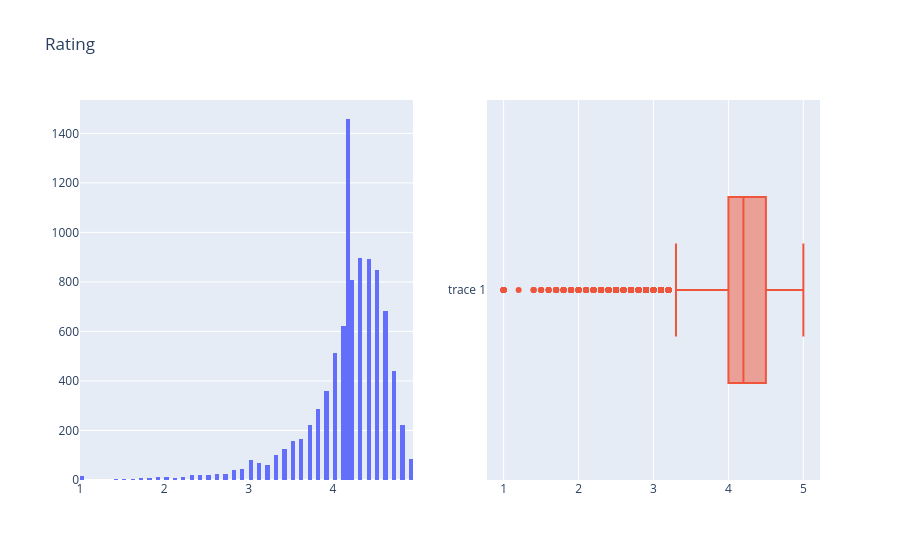
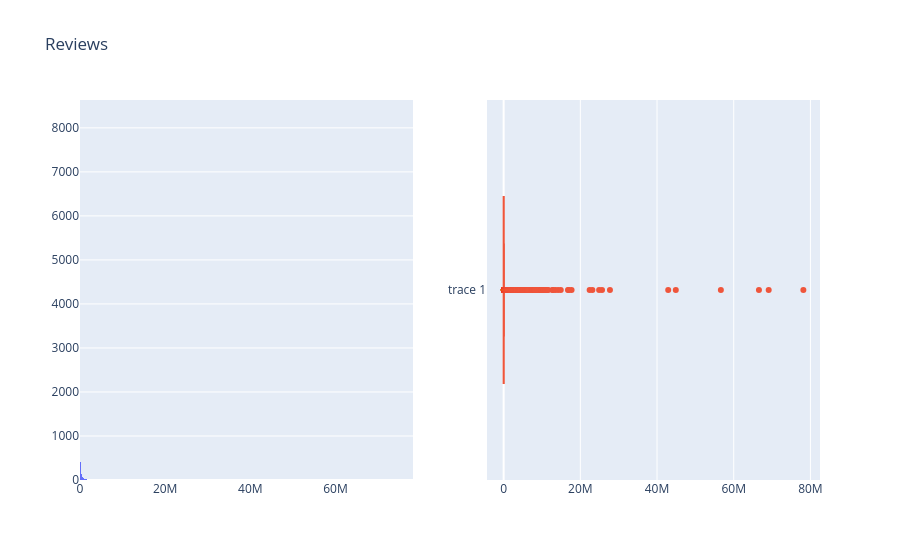
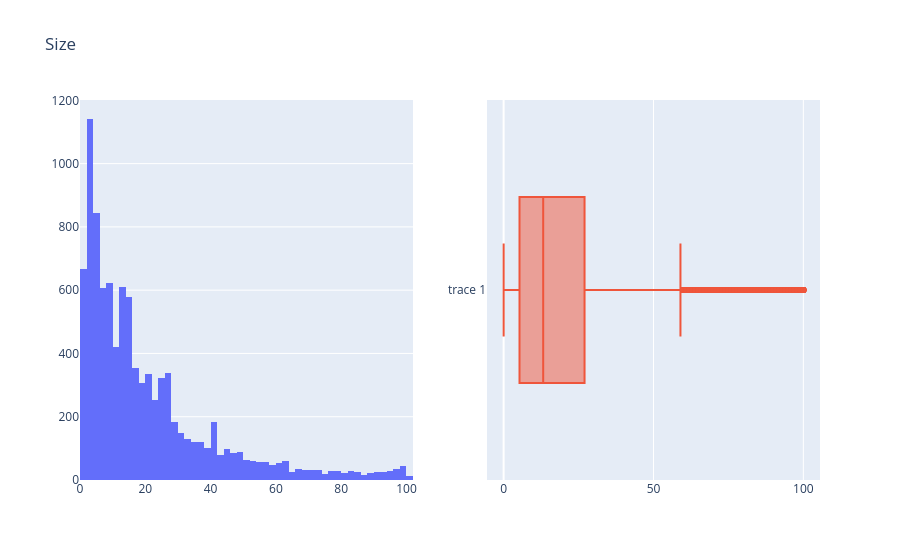
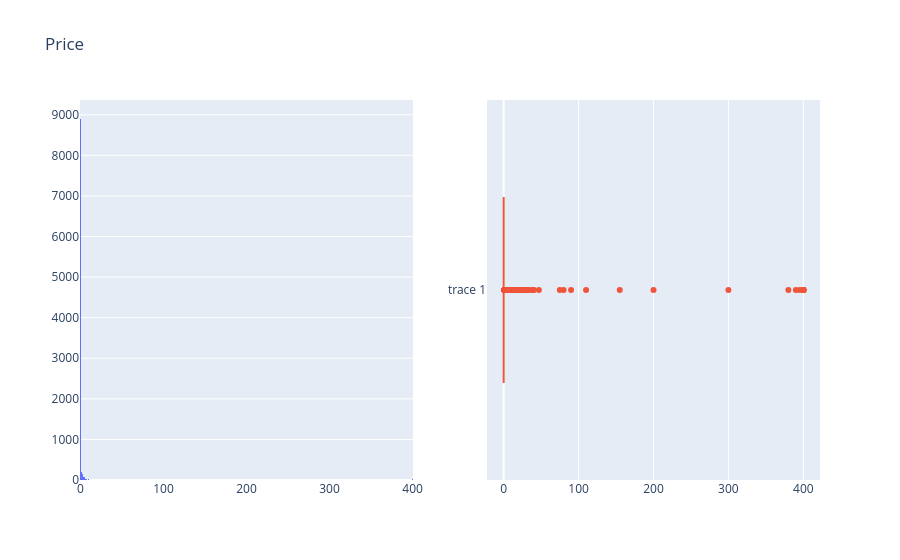

Notebook code for these charts, in order:
### Code cell
for num_col in numerical_cols:
    univariate_numerical(df, num_col)

### Figure 1 — Plotly figure (JSON) as saved in the notebook; plotly's stock layout.template omitted (floating-point values rounded to 4 significant figures; data arrays with more than 128 entries replaced by an {"elided": "..."} marker saying what was removed)
{"data": [{"type": "histogram", "x": {"elided": "9648 float values"}, "xaxis": "x", "yaxis": "y"}, {"type": "box", "x": {"elided": "9648 float values"}, "xaxis": "x2", "yaxis": "y2"}], "layout": {"showlegend": false, "title": {"text": "Rating"}, "xaxis": {"anchor": "y", "domain": [0, 0.45]}, "xaxis2": {"anchor": "y2", "domain": [0.55, 1]}, "yaxis": {"anchor": "x", "domain": [0, 1]}, "yaxis2": {"anchor": "x2", "domain": [0, 1]}}}

### Figure 2 — Plotly figure (JSON) as saved in the notebook; plotly's stock layout.template omitted (floating-point values rounded to 4 significant figures; data arrays with more than 128 entries replaced by an {"elided": "..."} marker saying what was removed)
{"data": [{"type": "histogram", "x": {"elided": "9648 int values"}, "xaxis": "x", "yaxis": "y"}, {"type": "box", "x": {"elided": "9648 int values"}, "xaxis": "x2", "yaxis": "y2"}], "layout": {"showlegend": false, "title": {"text": "Reviews"}, "xaxis": {"anchor": "y", "domain": [0, 0.45]}, "xaxis2": {"anchor": "y2", "domain": [0.55, 1]}, "yaxis": {"anchor": "x", "domain": [0, 1]}, "yaxis2": {"anchor": "x2", "domain": [0, 1]}}}

### Figure 3 — Plotly figure (JSON) as saved in the notebook; plotly's stock layout.template omitted (floating-point values rounded to 4 significant figures; data arrays with more than 128 entries replaced by an {"elided": "..."} marker saying what was removed)
{"data": [{"type": "histogram", "x": {"elided": "9648 float values"}, "xaxis": "x", "yaxis": "y"}, {"type": "box", "x": {"elided": "9648 float values"}, "xaxis": "x2", "yaxis": "y2"}], "layout": {"showlegend": false, "title": {"text": "Size"}, "xaxis": {"anchor": "y", "domain": [0, 0.45]}, "xaxis2": {"anchor": "y2", "domain": [0.55, 1]}, "yaxis": {"anchor": "x", "domain": [0, 1]}, "yaxis2": {"anchor": "x2", "domain": [0, 1]}}}

### Figure 4 — Plotly figure (JSON) as saved in the notebook; plotly's stock layout.template omitted (floating-point values rounded to 4 significant figures; data arrays with more than 128 entries replaced by an {"elided": "..."} marker saying what was removed)
{"data": [{"type": "histogram", "x": {"elided": "9648 float values"}, "xaxis": "x", "yaxis": "y"}, {"type": "box", "x": {"elided": "9648 float values"}, "xaxis": "x2", "yaxis": "y2"}], "layout": {"showlegend": false, "title": {"text": "Price"}, "xaxis": {"anchor": "y", "domain": [0, 0.45]}, "xaxis2": {"anchor": "y2", "domain": [0.55, 1]}, "yaxis": {"anchor": "x", "domain": [0, 1]}, "yaxis2": {"anchor": "x2", "domain": [0, 1]}}}
